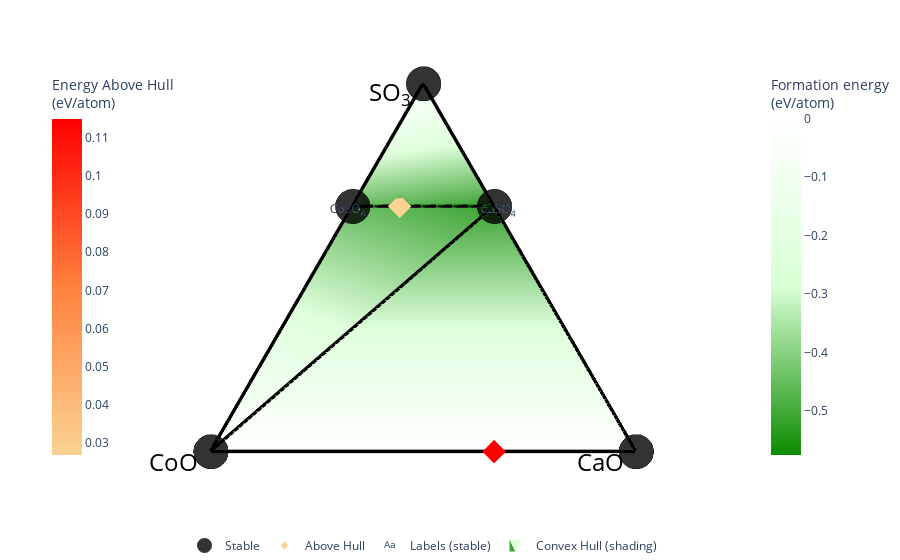

The code cell stored with this chart in its notebook:
### Code cell
phase_diagram_2 = CompoundPhaseDiagram(entries,[Composition("CaO"),
                                                Composition("CoO"),
                                                Composition("SO3")])

compound_plotter_2 = PDPlotter(phase_diagram_2, show_unstable=True, backend = "matplotlib",  markersize=20)
z = compound_plotter_2.get_plot(label_unstable=False, label_stable=False)
#z.savefig('40-CaCo2S3O12.pdf')
z.show()   

compound_plotter_2 = PDPlotter(phase_diagram_2, show_unstable = 0.2, markerize=20)
y = compound_plotter_2.get_plot(phase_diagram_2, label_unstable=True)
y.show()

### Figure 1 — Plotly figure (JSON) as saved in the notebook; plotly's stock layout.template omitted (floating-point values rounded to 4 significant figures)
{"data": [{"hoverinfo": "none", "line": {"color": "rgba(0, 0, 0, 1)", "width": 7}, "mode": "lines", "showlegend": false, "type": "scatter3d", "x": [0.5774, 0.5774, null, 0.5774, 0, null, 0.5774, 0, null, 0.5774, 0.866, null, 0.5774, 0, null, 0, 0, null, 0.5774, 0.866, null], "y": [0.6667, 0.3333, null, 0.6667, 1, null, 0.3333, 0, null, 0.6667, 0.5, null, 0.3333, 1, null, 1, 0, null, 0.3333, 0.5, null], "z": [-0.491, -0.5746, null, -0.491, 0, null, -0.5746, 0, null, -0.491, 0, null, -0.5746, 0, null, 0, 0, null, -0.5746, 0, null]}, {"hoverinfo": "none", "line": {"color": "rgba(0, 0, 0, 0.4)", "dash": "solid", "width": 1}, "mode": "lines", "showlegend": false, "type": "scatter3d", "x": [0.866, 0, null, 0.866, 0, null, 0.866, 0, null, 0.866, 0, null, 0, 0, null, 0, 0, null, 0.866, 0.866, null, 0, 0, null, 0, 0, null], "y": [0.5, 1, null, 0.5, 1, null, 0.5, 0, null, 0.5, 0, null, 1, 0, null, 1, 0, null, 0.5, 0.5, null, 1, 1, null, 0, 0, null], "z": [0, 0, null, -0.5746, -0.5746, null, 0, 0, null, -0.5746, -0.5746, null, 0, 0, null, -0.5746, -0.5746, null, 0, -0.5746, null, 0, -0.5746, null, 0, -0.5746, null]}, {"colorbar": {"len": 0.75, "title": {"text": "Formation energy<br>(eV/atom)"}, "x": 0.9, "y": 0.5}, "colorscale": [[0, "#0c8c00"], [0.5, "#d8ffd4"], [1, "#ffffff"]], "flatshading": true, "hoverinfo": "none", "i": [4, 4, 3], "intensity": [-0.491, -0.5746, -0.4916, 0, 0, 0], "j": [5, 0, 0], "k": [1, 1, 1], "lighting": {"ambient": 1, "diffuse": 0}, "name": "Convex Hull (shading)", "opacity": 0.8, "showlegend": true, "type": "mesh3d", "x": [0.5774, 0.5774, 0.5774, 0.866, 0, 0], "y": [0.6667, 0.3333, 0.5556, 0.5, 1, 0], "z": [-0.491, -0.5746, -0.4916, 0, 0, 0]}, {"hoverinfo": "skip", "mode": "text", "name": "Labels (stable)", "opacity": 1, "showlegend": true, "text": ["CoSO<sub>4</sub>", "CaSO<sub>4</sub>"], "textposition": ["middle center", "middle center"], "type": "scatter3d", "visible": true, "x": [0.5674, 0.5674], "y": [0.6767, 0.3233], "z": [-0.4335, -0.5171]}, {"hoverinfo": "text", "hoverlabel": {"font": {"size": 14}}, "hovertext": ["CaCo<sub>2</sub>(SO<sub>4</sub>)<sub>3</sub> (None) <br> -0.492 eV/atom (+0.027 eV/atom)", "Ca<sub>2</sub>CoO<sub>3</sub> (None) <br> 0.115 eV/atom (+0.115 eV/atom)"], "marker": {"color": [0.027, 0.115], "colorbar": {"len": 0.75, "title": {"text": "Energy Above Hull<br>(eV/atom)"}, "x": 0.05, "y": 0.5}, "colorscale": [[0, "#fad393"], [0.5, "#ff813d"], [1, "#ff0000"]], "size": 6, "symbol": "diamond"}, "mode": "markers", "name": "Above Hull", "showlegend": true, "type": "scatter3d", "x": [0.5774, 0], "y": [0.5556, 0.3333], "z": [-0.492, 0.115]}, {"error_z": {"array": [0, 0, 0, 0, 0], "color": "darkgray", "thickness": 5, "type": "data", "width": 10}, "hoverinfo": "text", "hoverlabel": {"font": {"size": 14}}, "hovertext": ["CoSO<sub>4</sub> (None) <br> -0.491 eV/atom", "CaSO<sub>4</sub> (None) <br> -0.575 eV/atom", "CoO (None) <br> 0.0 eV/atom", "CaO (None) <br> 0.0 eV/atom", "SO<sub>3</sub> (None) <br> 0.0 eV/atom"], "marker": {"color": "black", "line": {"color": "black", "width": 3}, "opacity": 0.8, "size": 12}, "mode": "markers", "name": "Stable", "showlegend": true, "type": "scatter3d", "x": [0.5774, 0.5774, 0, 0, 0.866], "y": [0.6667, 0.3333, 1, 0, 0.5], "z": [-0.491, -0.575, 0, 0, 0]}], "layout": {"autosize": true, "hovermode": "closest", "legend": {"orientation": "h", "traceorder": "reversed", "x": 0.5, "xanchor": "center", "y": 0, "yanchor": "top"}, "margin": {"b": 10, "l": 0, "pad": 0, "r": 0, "t": 0}, "paper_bgcolor": "rgba(0, 0, 0, 0)", "plot_bgcolor": "rgba(0, 0, 0, 0)", "scene": {"annotations": [{"align": "center", "font": {"color": "#000000", "size": 24}, "opacity": 1, "showarrow": false, "text": "CoO", "x": 0, "xanchor": "right", "xshift": -10, "y": 1, "yanchor": "auto", "yshift": -10, "z": -0.5171}, {"align": "center", "font": {"color": "#000000", "size": 24}, "opacity": 1, "showarrow": false, "text": "CaO", "x": 0, "xanchor": "right", "xshift": -10, "y": 0, "yanchor": "auto", "yshift": -10, "z": -0.5171}, {"align": "center", "font": {"color": "#000000", "size": 24}, "opacity": 1, "showarrow": false, "text": "SO<sub>3</sub>", "x": 0.866, "xanchor": "right", "xshift": -10, "y": 0.5, "yanchor": "auto", "yshift": -10, "z": -0.5171}, {"opacity": 0, "text": "", "x": 1, "y": 1, "z": 0}], "aspectratio": {"x": 1.7, "y": 1.7, "z": 1.2}, "camera": {"center": {"x": -0.1, "y": 0, "z": -0.15}, "eye": {"x": -0.1, "y": 0, "z": 2.5}, "projection": {"type": "orthographic"}}, "xaxis": {"autorange": true, "showaxeslabels": false, "showgrid": false, "showline": false, "showspikes": false, "showticklabels": false, "ticks": "", "type": "linear", "visible": false, "zeroline": false}, "yaxis": {"autorange": true, "showaxeslabels": false, "showgrid": false, "showline": false, "showspikes": false, "showticklabels": false, "ticks": "", "type": "linear", "visible": false, "zeroline": false}, "zaxis": {"autorange": true, "showaxeslabels": false, "showgrid": false, "showline": false, "showspikes": false, "showticklabels": false, "ticks": "", "type": "linear", "visible": false, "zeroline": false}}, "showlegend": true}}
